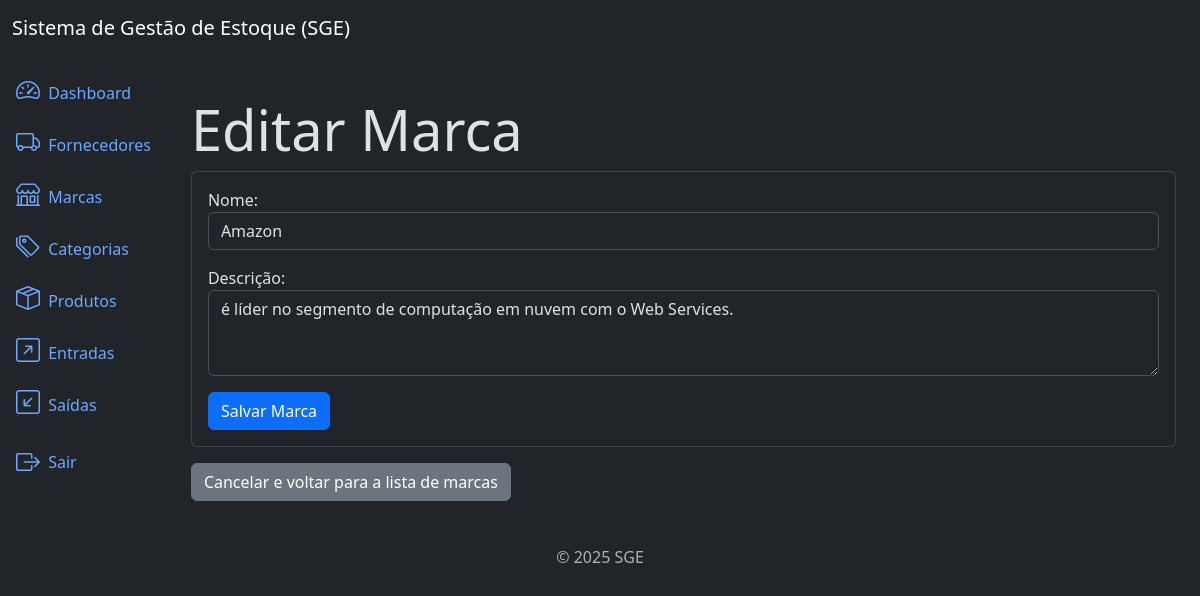
/brands/7/update/ (signed in), run on the app's committed database.
### brands/models.py (models this page shows, shortened)
class Brand(models.Model):
    name = models.CharField(max_length=500)
    description = models.TextField(null=True, blank=True)
    created_at = models.DateTimeField(auto_now_add=True)
    updated_at =  models.DateTimeField(auto_now=True)
    class Meta:
        ordering = ['name','id']

### brands/views.py (the view)
# urls.py: path('brands/<int:pk>/update/', views.BrandUpdateView.as_view(), name='brand_update'),
class BrandUpdateView(LoginRequiredMixin,PermissionRequiredMixin, UpdateView):
    model = models.Brand
    template_name = 'brand_update.html'
    form_class = forms.BrandForm
    success_url = reverse_lazy('brand_list')
    permission_required = 'brands.change_brand'

### brands/forms.py
class BrandForm(forms.ModelForm):
    class Meta:
        model = models.Brand
        fields = ['name', 'description']
        widgets = {
            'name': forms.TextInput(attrs={'class': 'form-control'}),
            'description': forms.Textarea(attrs={'class': 'form-control', 'rows': 3}),
        }
        labels= {
            'name': 'Nome',
            'description': 'Descrição',
        }

### brands/templates/brand_update.html (shortened to what this page needs)
{% extends 'base.html' %}
{% block content %}
<div class="conteiner mt-4">
    <h3 class="display-4"> Editar Marca</h3>
    <div class="card">
        <div class="card-body">
            <form method="post" class="form">
                {{ form.as_p }}
                <button type="submit" class=" btn btn-primary">Salvar Marca</button>
            </form>
        </div>
    </div>
    <a href="{% url 'brand_list' %}" class="btn btn-secondary mt-3">Cancelar e voltar para a lista de marcas</a>
</div>
{% endblock %}

### data on the page
Brand: name "Amazon", description "é líder no segmento de computação em nuvem com o Web Services."
